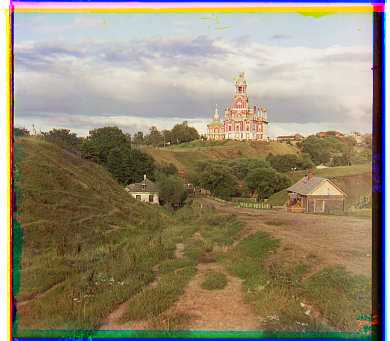
#> input picture cs180_proj1/media/ncc/cathedral.jpg, 390 x 341 px; its folder holds only this picture in this run
$ python main.py --data ../media/ncc
#> lines starting #> are read from the running program, lines starting #| are printed output that depends on the picture
### cs180_proj1/code/align.py
import numpy as np


def to_float(im):
    if np.issubdtype(im.dtype, np.integer):
        im = im.astype(np.float32) / np.iinfo(im.dtype).max
    else:
        im = im.astype(np.float32)
    if im.ndim == 3:
        im = im[..., :3].mean(axis=2)
    return im


def split_bgr(im):
    h = im.shape[0] // 3
    return im[:h], im[h:2 * h], im[2 * h:3 * h]


def shift(im, dy, dx):
    return np.roll(im, (dy, dx), axis=(0, 1))


def ncc(a, b):
    a = a.astype(np.float64)
    b = b.astype(np.float64)
    a = a - a.mean()
    b = b - b.mean()
    denom = np.linalg.norm(a) * np.linalg.norm(b)
    if denom == 0:
        return -np.inf
    return np.sum(a * b) / denom


def l2(a, b):
    return np.sqrt(np.sum((a.astype(np.float64) - b.astype(np.float64)) ** 2))


def score(moving, fixed, dy, dx, metric='ncc', crop=0.10):
    moved = shift(moving, dy, dx)
    h, w = fixed.shape
    cy = int(h * crop)
    cx = int(w * crop)
    a = moved[cy:h-cy, cx:w-cx]
    b = fixed[cy:h-cy, cx:w-cx]
    if metric == 'ncc':
        return ncc(a, b)
    return -l2(a, b)


def search(moving, fixed, center=(0, 0), radius=15, metric='ncc', crop=0.10):
    best_score = -np.inf
    best = center
    cy, cx = center
    for dy in range(cy - radius, cy + radius + 1):
        for dx in range(cx - radius, cx + radius + 1):
            s = score(moving, fixed, dy, dx, metric, crop)
            if s > best_score:
                best_score = s
                best = (dy, dx)
    return best


# [11 lines left out: function blur, not called in this run]


def downsample(im):
    return blur(im)[::2, ::2]


def make_pyramid(im, max_size=400):
    # full resolution first, coarsest image last
    pyr = [im]
    while max(pyr[-1].shape) > max_size:
        pyr.append(downsample(pyr[-1]))
    return pyr


def gradient(im):
    gy, gx = np.gradient(im)
    return np.hypot(gx, gy).astype(np.float32)


def align_single(moving, fixed, metric='ncc', feature='raw'):
    if feature == 'grad':
        moving = gradient(moving)
        fixed = gradient(fixed)
    return search(moving, fixed, radius=15, metric=metric)


def align_pyramid(moving, fixed, metric='ncc', feature='raw'):
    mov_pyr = make_pyramid(moving)
    fix_pyr = make_pyramid(fixed)

    offset = (0, 0)
    top = len(fix_pyr) - 1
    for level in range(top, -1, -1):
        m = mov_pyr[level]
        f = fix_pyr[level]
        if feature == 'grad':
            m = gradient(m)
            f = gradient(f)

        if level == top:
            offset = search(m, f, radius=15, metric=metric)
        else:
            offset = (offset[0] * 2, offset[1] * 2)
            offset = search(m, f, center=offset, radius=2, metric=metric)
    return offset


def colorize(plate, method='pyramid', metric='ncc', feature='raw'):
    b, g, r = split_bgr(plate)

    if method == 'single':
        dg = align_single(g, b, metric, feature)
        dr = align_single(r, b, metric, feature)
    else:
        dg = align_pyramid(g, b, metric, feature)
        dr = align_pyramid(r, b, metric, feature)

    ag = shift(g, *dg)
    ar = shift(r, *dr)
    rgb = np.dstack([ar, ag, b])

    # report x,y even though np.roll uses y,x internally
    return rgb, (dg[1], dg[0]), (dr[1], dr[0])


# Bells and whistles ---------------------------------------------------------

def valid_overlap(shape, dg, dr):
    """Region not contaminated by np.roll wraparound."""
    h, w = shape[:2]
    ys = [0, dg[0], dr[0]]
    xs = [0, dg[1], dr[1]]
    return max(ys), h + min(ys), max(xs), w + min(xs)


def _block_mean(im, k):
    h = (im.shape[0] // k) * k
    w = (im.shape[1] // k) * k
    return im[:h, :w].reshape(h // k, k, w // k, k, 3).mean(axis=(1, 3))


def auto_crop(rgb, dg=(0, 0), dr=(0, 0), band=0.12, dark=0.12):
    """Remove roll wraparound, then trim dark plate borders near the edges."""
    top, bottom, left, right = valid_overlap(rgb.shape, dg, dr)
    im = rgb[top:bottom, left:right]

    # Detect borders on a small thumbnail so this stays cheap on TIFFs.
    k = max(1, int(np.ceil(max(im.shape[:2]) / 800)))
    thumb = _block_mean(im, k)
    border = thumb.min(axis=2) < dark
    h, w = border.shape

    def edge_cut(frac, n):
        limit = int(band * n)
        clean_needed = max(2, int(0.025 * n))
        last_border = 0
        clean = 0
        for i in range(limit):
            if frac[i] > 0.60:
                last_border = i + 1
                clean = 0
            else:
                clean += 1
                if clean >= clean_needed:
                    break
        return last_border

    rows = border.mean(axis=1)
    cols = border.mean(axis=0)
    ct = edge_cut(rows, h)
    cb = edge_cut(rows[::-1], h)
    cl = edge_cut(cols, w)
    cr = edge_cut(cols[::-1], w)

    y0 = top + ct * k
    y1 = top + (h - cb) * k
    x0 = left + cl * k
    x1 = left + (w - cr) * k
    return rgb[y0:y1, x0:x1]


def white_balance(rgb, frac=0.20):
    """Estimate color cast from the lowest-chroma pixels and scale RGB channels."""
    pixels = rgb[::4, ::4].reshape(-1, 3).astype(np.float64)
    brightness = pixels.mean(axis=1)
    mx = pixels.max(axis=1)
    mn = pixels.min(axis=1)
    good = (brightness > 0.10) & (mx < 0.97)
    if good.sum() < 100:
        return rgb

    pixels = pixels[good]
    chroma = (mx[good] - mn[good]) / brightness[good]
    neutral = pixels[chroma <= np.quantile(chroma, frac)]
    means = neutral.mean(axis=0)
    gains = np.clip(means.mean() / np.maximum(means, 1e-6), 0.9, 1.1)
    gains /= gains.max()
    return rgb * gains.astype(np.float32)


def better_color_map(rgb):
    """Conservative 3x3 channel remapping for the historical filter responses.

    The Prokudin-Gorskii filters are not guaranteed to match modern RGB primaries.
    This fixed matrix mixes the three aligned channels slightly instead of treating
    each exposure as a perfect modern primary. Every row sums to 1, so neutral gray
    stays neutral; the small negative off-diagonal terms reduce channel cross-talk.
    The same mapping is used for every image.
    """
    matrix = np.array([
        [1.10, -0.07, -0.03],
        [-0.04, 1.08, -0.04],
        [-0.02, -0.06, 1.08],
    ], dtype=np.float32)
    mapped = rgb.astype(np.float32) @ matrix.T
    return np.clip(mapped, 0, 1)


def auto_contrast(rgb, low=0.5, high=99.5):
    """Shared percentile stretch, so contrast changes without changing color balance."""
    a, b = np.percentile(rgb[::4, ::4], [low, high])
    return np.clip((rgb - a) / max(b - a, 1e-6), 0, 1)

### cs180_proj1/code/main.py
import argparse
import csv
import time
from pathlib import Path

import numpy as np
import skimage.io as skio
from PIL import Image

import align


EXTS = {'.jpg', '.jpeg', '.tif', '.tiff', '.png'}


def image_files(folder):
    folder = Path(folder)
    if not folder.exists():
        return []
    return sorted([p for p in folder.iterdir() if p.is_file() and p.suffix.lower() in EXTS])


def save_result(rgb, out_dir, stage, name):
    arr = (np.clip(rgb, 0, 1) * 255).astype(np.uint8)
    im = Image.fromarray(arr)

    full_dir = Path(out_dir) / stage
    full_dir.mkdir(parents=True, exist_ok=True)
    im.save(full_dir / f'{name}.jpg', quality=95)

    web_dir = Path(out_dir) / 'web' / stage
    web_dir.mkdir(parents=True, exist_ok=True)
    web = im.copy()
    web.thumbnail((1600, 1600), Image.LANCZOS)
    web.save(web_dir / f'{name}.jpg', quality=88)


def run_one(path, stage, out_dir, method='pyramid', metric='ncc', feature='raw'):
    plate = align.to_float(skio.imread(path))
    start = time.perf_counter()
    rgb, g_off, r_off = align.colorize(plate, method, metric, feature)
    elapsed = time.perf_counter() - start
    save_result(rgb, out_dir, stage, Path(path).stem)
    print(f'{Path(path).name:28s}  G {g_off!s:12s}  R {r_off!s:12s}  {elapsed:.2f}s')
    return {
        'stage': stage,
        'image': Path(path).stem,
        'g': g_off,
        'r': r_off,
        'time': elapsed,
    }


def save_pyramid_levels(path, out_dir):
    """Save the blue-channel pyramid used to illustrate coarse-to-fine alignment."""
    plate = align.to_float(skio.imread(path))
    blue, _, _ = align.split_bgr(plate)
    for level, im in enumerate(align.make_pyramid(blue)):
        rgb = np.dstack([im, im, im])
        save_result(rgb, out_dir, 'figs', f'pyramid_{Path(path).stem}_L{level}')


def run_bells(path, out_dir):
    """Gradient alignment followed by crop, white balance, color mapping, and contrast."""
    plate = align.to_float(skio.imread(path))
    start = time.perf_counter()
    rgb, g_off, r_off = align.colorize(plate, 'pyramid', 'ncc', 'grad')
    elapsed = time.perf_counter() - start

    # auto_crop expects the internal (y, x) convention
    dg = (g_off[1], g_off[0])
    dr = (r_off[1], r_off[0])
    cropped = align.auto_crop(rgb, dg, dr)
    balanced = align.white_balance(cropped)
    mapped = align.better_color_map(balanced)
    final = align.auto_contrast(mapped)

    name = Path(path).stem
    save_result(rgb, out_dir, 'bells_grad', name)
    save_result(cropped, out_dir, 'bells_crop', name)
    save_result(np.clip(balanced, 0, 1), out_dir, 'bells_wb', name)
    save_result(mapped, out_dir, 'bells_map', name)
    save_result(final, out_dir, 'bells_final', name)

    print(f'{Path(path).name:28s}  G {g_off!s:12s}  R {r_off!s:12s}  {elapsed:.2f}s  + post')
    return {
        'stage': 'bells_grad',
        'image': name,
        'g': g_off,
        'r': r_off,
        'time': elapsed,
    }


def write_results(rows, out_dir):
    out_dir = Path(out_dir)
    out_dir.mkdir(parents=True, exist_ok=True)

    with open(out_dir / 'results.csv', 'w', newline='', encoding='utf-8') as f:
        w = csv.writer(f)
        w.writerow(['stage', 'image', 'g_x', 'g_y', 'r_x', 'r_y', 'seconds'])
        for row in rows:
            w.writerow([
                row['stage'], row['image'],
                row['g'][0], row['g'][1],
                row['r'][0], row['r'][1],
                f"{row['time']:.3f}",
            ])

    groups = {}
    for row in rows:
        groups.setdefault(row['stage'], []).append(row)

    lines = []
    for stage, stage_rows in groups.items():
        lines.append(f'## {stage}')
        lines.append('')
        lines.append('| image | G (x, y) | R (x, y) | time |')
        lines.append('|---|---|---|---|')
        for row in stage_rows:
            lines.append(
                f"| {row['image']} | {row['g']} | {row['r']} | {row['time']:.2f}s |"
            )
        lines.append('')

    (out_dir / 'results.md').write_text('\n'.join(lines), encoding='utf-8')


def main():
    parser = argparse.ArgumentParser()
    parser.add_argument('--data', required=True, help='folder containing the provided plates')
    parser.add_argument('--extra', help='folder containing my extra Prokudin-Gorskii plates')
    parser.add_argument('--out', default='out')
    parser.add_argument('--only', help='optional comma-separated image names, for example emir,church')
    parser.add_argument('--no-l2', action='store_true', help='skip full pyramid L2 comparison')
    parser.add_argument('--no-gradient', action='store_true', help='skip gradient/crop/color comparison')
    args = parser.parse_args()

    course = image_files(args.data)
    extra = image_files(args.extra) if args.extra else []

    if args.only:
        wanted = {x.strip() for x in args.only.split(',') if x.strip()}
        course = [p for p in course if p.stem in wanted]
        extra = [p for p in extra if p.stem in wanted]

    small = [p for p in course if p.suffix.lower() in {'.jpg', '.jpeg'}]

    print(f'{len(course)} course plates, {len(extra)} extra plates')
    rows = []

    print('\nSingle-scale NCC')
    for p in small:
        rows.append(run_one(p, 'single_ncc', args.out, method='single', metric='ncc'))
#> in to_float, `im = im[..., :3].mean(axis=2)`:
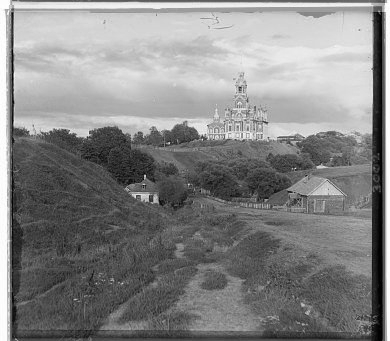
#> im: shape (341, 390) float32; min 0, max 1, mean 0.524
#> in colorize, `b, g, r = split_bgr(plate)`:
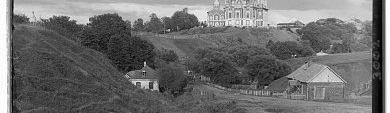
#> g: shape (113, 390) float32; min 0, max 1, mean 0.433
#> the loop in search, `for dy in range(cy - radius, cy + radius + 1):` made 31 passes
#> pass 1, in score, `b = fixed[cy:h-cy, cx:w-cx]`:
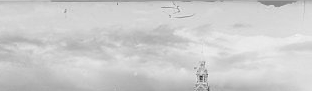
#> b: shape (91, 312) float32; min 0.111, max 0.956, mean 0.804
#| cathedral.jpg                 G (15, 15)      R (-15, 15)     0.48s

    print('\nSingle-scale L2')
    for p in small:
        rows.append(run_one(p, 'single_l2', args.out, method='single', metric='l2'))
#> call 2 of colorize, with method = 'single', metric = 'l2', feature = 'raw'
#> in colorize (call 2), `ag = shift(g, *dg)`:
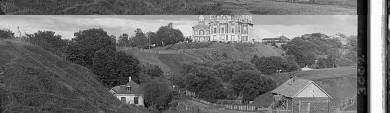
#> ag: shape (113, 390) float32; min 0, max 1, mean 0.433
#> in colorize (call 2), `rgb = np.dstack([ar, ag, b])`:
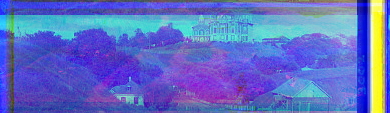
#> rgb: shape (113, 390, 3) float32; mean of channels 0, 1, 2 0.374, 0.433, 0.767; drawn as R, G, B
#| cathedral.jpg                 G (-15, 15)     R (-15, -2)     0.36s

    print('\nPyramid NCC')
    for p in course:
        rows.append(run_one(p, 'ncc', args.out, metric='ncc'))
#| cathedral.jpg                 G (15, 15)      R (-15, 15)     0.47s
        if p.stem == 'emir':
            save_pyramid_levels(p, args.out)

    if extra:
        print('\nExtra images')
        for p in extra:
            rows.append(run_one(p, 'extra', args.out, metric='ncc'))

    if not args.no_l2:
        print('\nPyramid L2')
        for p in course + extra:
            rows.append(run_one(p, 'l2', args.out, metric='l2'))
#> the loop in align_pyramid (call 4), `for level in range(top, -1, -1):` made 1 pass
#> pass 1, in score (call 6732), `a = moved[cy:h-cy, cx:w-cx]`:
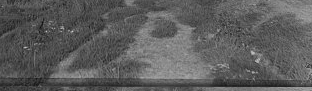
#> a: shape (91, 312) float32; min 0.0471, max 0.821, mean 0.365
#| cathedral.jpg                 G (-15, 15)     R (-15, -2)     0.34s

    if not args.no_gradient:
        print('\nBells and whistles')
        for p in course + extra:
            rows.append(run_bells(p, args.out))
#> the loop in align_pyramid (call 5), `for level in range(top, -1, -1):` made 1 pass
#> pass 1, in gradient, `gy, gx = np.gradient(im)`:
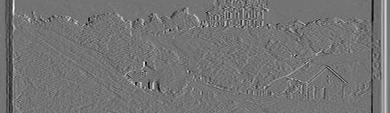
#> gx: shape (113, 390) float32; min -0.367, max 0.44, mean 1.52e-05; drawn with min black and max white
#| cathedral.jpg                 G (15, -7)      R (5, -10)      1.13s  + post

    write_results(rows, args.out)
#> the loop in write_results, `for row in rows:` made 5 passes
#> the loop in write_results, `for stage, stage_rows in groups.items():` made 5 passes
#> stage on passes 1 to 5: 'single_ncc', 'single_l2', 'ncc', 'l2', 'bells_grad'
    print(f'\nDone. Results are in {args.out}')


if __name__ == '__main__':
    main()
